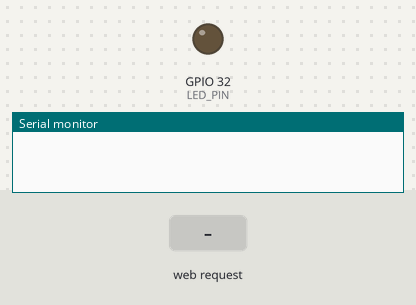
This sketch was run on a simulated ESP32. Shown: output pins drawn as LEDs (lit = HIGH), the last lines printed to the serial monitor. Dashed ring = blinking. The test bench sets the inputs (shaded band). Storage starts empty; the camera gives no picture.

Above: at 0.0 s.
At 1.38 s:
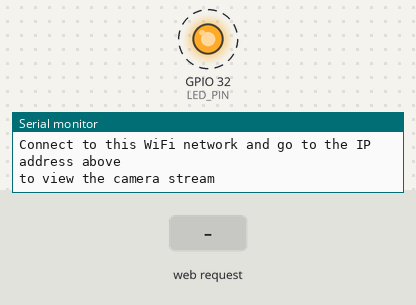
1.6 s: HTTP request GET /sd received
Timing chart, 0 to 10.6 s (numbered marks = the images above; inputs shaded):
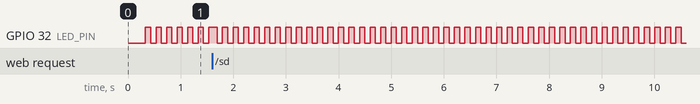

The sketch:

AP_camera_ESP32.ino
```cpp
// Подключение необходимых библиотек
#include "esp_camera.h"  // Для работы с камерой
#include "WiFi.h"        // Для Wi-Fi функционала
#include "FS.h"          // Файловая система
#include "SD.h"          // Работа с SD картой
#include "SPI.h"         // SPI интерфейс

// Конфигурация пинов
#define LED_PIN 32       // Пин для светодиода индикации

// Пины для SD карты в режиме SPI
#define SD_D0 2
#define SD_D1 4
#define SD_D2 12
#define SD_D3 13
#define SD_CMD 15
#define SD_CLK 14

// Пины для подключения камеры (CSI интерфейс)
#define CAM_SDA 26       // I2C данные для конфигурации камеры
#define CAM_SCL 27       // I2C тактовый сигнал
#define CAM_CSI_VSYNC 25 // Вертикальная синхронизация
#define CAM_CSI_HREF  23 // Горизонтальный синхроимпульс
#define CAM_CSI_7 35     // Линия данных 7
#define CAM_CSI_XCLK 0   // Тактовый сигнал камеры
#define CAM_CSI_6 34     // Линия данных 6
#define CAM_CSI_5 39     // Линия данных 5
#define CAM_CSI_PCLK 22  // Тактовый сигнал пикселей
#define CAM_CSI_4 36     // Линия данных 4
#define CAM_CSI_0 5      // Линия данных 0
#define CAM_CSI_3 21     // Линия данных 3
#define CAM_CSI_1 18     // Линия данных 1
#define CAM_CSI_2 19     // Линия данных 2

#define ADC_PIN 33       // Аналоговый вход (не используется в основном коде)

// Настройки Wi-Fi точки доступа
const char* ap_ssid = "ESP32-Camera-AP";      // Имя точки доступа
const char* ap_password = "12345678";         // Пароль (минимум 8 символов)
WiFiServer server(80);                        // HTTP сервер на порту 80

// Конфигурация камеры
camera_config_t config;                       // Структура для хранения настроек камеры

void setup() {
  Serial.begin(115200);                       // Инициализация последовательного порта
  pinMode(LED_PIN, OUTPUT);                   // Настройка пина светодиода как выход

  // Инициализация SD карты (опционально)
  initSDCard();

  // Инициализация камеры
  if(!initCamera()){
    Serial.println("Camera Init Failed");     // Сообщение об ошибке инициализации камеры
    return;                                   // Выход при неудачной инициализации
  }

  // Настройка ориентации камеры
  sensor_t *s = esp_camera_sensor_get();      // Получение указателя на сенсор камеры
  s->set_vflip(s, 1);                         // Включить вертикальное отражение (1 - включено)
  s->set_hmirror(s, 1);                       // Включить горизонтальное зеркалирование (1 - включено)

  // Создание Wi-Fi точки доступа
  createWiFiAP();

  // Запуск сервера
  server.begin();                             // Запуск HTTP сервера
}

void loop() {
  // Мигаем светодиодом для индикации работы
  digitalWrite(LED_PIN, !digitalRead(LED_PIN)); // Инвертируем состояние светодиода
  delay(100);                                 // Задержка 100 мс

  // Обработка клиентских подключений
  handleClient();                             // Проверка и обработка HTTP запросов
}

// Функция инициализации SD карты
bool initSDCard() {
  SPI.begin(SD_CLK, SD_D0, SD_CMD, SD_D1);   // Инициализация SPI с указанием пинов
  if(!SD.begin(SD_CMD, SPI, 4000000, "/sd")) { // Попытка монтирования SD карты
    Serial.println("SD Card Mount Failed");   // Сообщение об ошибке
    return false;                             // Возврат false при ошибке
  }
  Serial.println("SD Card initialized");      // Сообщение об успешной инициализации
  return true;                                // Возврат true при успехе
}

// Функция инициализации камеры
bool initCamera() {
  // Настройка канала LEDC для тактирования камеры
  config.ledc_channel = LEDC_CHANNEL_0;
  config.ledc_timer = LEDC_TIMER_0;

  // Назначение пинов для данных камеры
  config.pin_d0 = CAM_CSI_0;
  config.pin_d1 = CAM_CSI_1;
  config.pin_d2 = CAM_CSI_2;
  config.pin_d3 = CAM_CSI_3;
  config.pin_d4 = CAM_CSI_4;
  config.pin_d5 = CAM_CSI_5;
  config.pin_d6 = CAM_CSI_6;
  config.pin_d7 = CAM_CSI_7;

  // Назначение управляющих пинов камеры
  config.pin_xclk = CAM_CSI_XCLK;
  config.pin_pclk = CAM_CSI_PCLK;
  config.pin_vsync = CAM_CSI_VSYNC;
  config.pin_href = CAM_CSI_HREF;
  config.pin_sscb_sda = CAM_SDA;              // I2C данные
  config.pin_sscb_scl = CAM_SCL;              // I2C тактовый
  config.pin_reset = -1;                      // Сброс не используется
  config.pin_pwdn = -1;                       // Режим power down не используется

  // Настройки тактовой частоты и формата
  config.xclk_freq_hz = 20000000;             // Тактовая частота 20 MHz
  config.pixel_format = PIXFORMAT_JPEG;       // Формат пикселей - JPEG

  // Уменьшаем разрешение для повышения FPS
  config.frame_size = FRAMESIZE_VGA;          // Разрешение 640x480
  config.jpeg_quality = 10;                   // Качество JPEG (1-63, меньше - лучше)
  config.fb_count = 2;                        // Количество frame buffer'ов

  // Инициализация камеры
  esp_err_t err = esp_camera_init(&config);
  if (err != ESP_OK) {                        // Проверка на ошибки
    Serial.printf("Camera init failed with error 0x%x", err); // Вывод ошибки
    return false;                             // Возврат false при ошибке
  }

  return true;                                // Возврат true при успехе
}

// Функция создания Wi-Fi точки доступа
void createWiFiAP() {
  Serial.println("Creating Access Point...");

  // Создаем точку доступа
  WiFi.softAP(ap_ssid, ap_password);          // Запуск точки доступа

  // Настраиваем IP-адрес точки доступа (опционально)
  // WiFi.softAPConfig(IPAddress(192, 168, 4, 1), IPAddress(192, 168, 4, 1), IPAddress(255, 255, 255, 0));

  // Вывод информации о созданной точке доступа
  Serial.print("Access Point Created: ");
  Serial.println(ap_ssid);
  Serial.print("Password: ");
  Serial.println(ap_password);
  Serial.print("IP Address: ");
  Serial.println(WiFi.softAPIP());
  Serial.println("Connect to this WiFi network and go to the IP address above");
  Serial.println("to view the camera stream");
}

// Функция обработки клиентских подключений
void handleClient() {
  WiFiClient client = server.available();     // Проверка наличия подключенного клиента
  if (!client) {
    return;                                   // Выход если клиентов нет
  }

  // Ждем данные от клиента
  while(!client.available()){                 // Ожидание данных от клиента
    delay(1);
  }

  // Чтение HTTP запроса
  String req = client.readStringUntil('\r');  // Чтение запроса до символа возврата каретки
  client.flush();                             // Очистка буфера клиента

  // Обработка различных запросов
  if (req.indexOf("/stream") != -1 || req.indexOf("/") != -1) {
    // Отправляем MJPEG поток для запросов /stream или /
    sendVideoStream(client);
  } else {
    // Неизвестный запрос - отправляем 404 ошибку
    client.println("HTTP/1.1 404 Not Found");
    client.println();
  }
}

// Функция отправки видео потока
void sendVideoStream(WiFiClient &client) {
  Serial.println("New video client");

  // Заголовки HTTP ответа для MJPEG потока
  client.println("HTTP/1.1 200 OK");
  client.println("Content-Type: multipart/x-mixed-replace; boundary=frame"); // MJPEG формат
  client.println("Access-Control-Allow-Origin: *"); // Разрешить CORS запросы
  client.println("Connection: close");
  client.println();

  // Увеличиваем приоритет задачи для более плавного стрима
  #ifdef ESP32
    vTaskPrioritySet(NULL, 5);                // Повышение приоритета задачи
  #endif

  uint32_t last_frame = 0;                    // Время последнего кадра
  while (client.connected()) {                // Цикл пока клиент подключен
    uint32_t now = millis();
    if (now - last_frame < 33) {              // Ограничение FPS (~30 кадров в секунду)
      delay(1);
      continue;
    }
    last_frame = now;                         // Обновление времени последнего кадра

    // Получение кадра от камеры
    camera_fb_t *fb = esp_camera_fb_get();    // Захват frame buffer'а
    if (!fb) {
      Serial.println("Camera capture failed"); // Ошибка захвата кадра
      continue;                               // Продолжение цикла
    }

    // Отправка кадра клиенту
    client.println("--frame");                // Разделитель для multipart
    client.println("Content-Type: image/jpeg"); // Тип содержимого
    client.println("Content-Length: " + String(fb->len)); // Размер JPEG изображения
    client.println();                         // Пустая строка - конец заголовков
    client.write(fb->buf, fb->len);           // Отправка JPEG данных
    client.println();                         // Завершение части

    // Возврат frame buffer'а камере
    esp_camera_fb_return(fb);

    // Проверка новых данных от клиента (возможность разрыва соединения)
    if(client.available()) {
      char c = client.read();
      if (c == '\n') break;                   // Выход из цикла при определенных условиях
    }
  }

  // Возврат стандартного приоритета задачи
  #ifdef ESP32
    vTaskPrioritySet(NULL, 1);                // Стандартный приоритет
  #endif

  Serial.println("Client disconnected");      // Сообщение об отключении клиента
}
```

Measured:
- by itself, GPIO 32 (LED_PIN): alternates HIGH for 0.10 s and LOW for 0.10 s
